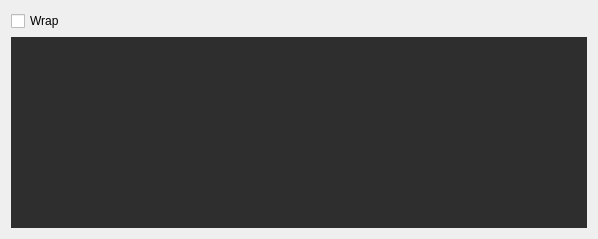
<?xml version="1.0" encoding="UTF-8"?>
<ui version="4.0">
 <class>RdvRequests</class>
 <widget class="QDialog" name="RdvRequests">
  <property name="geometry">
   <rect>
    <x>0</x>
    <y>0</y>
    <width>598</width>
    <height>239</height>
   </rect>
  </property>
  <property name="windowTitle">
   <string>RDV requests</string>
  </property>
  <property name="windowIcon">
   <iconset>
    <normaloff>icons/rdv_ingo.png</normaloff>icons/rdv_ingo.png</iconset>
  </property>
  <layout class="QGridLayout" name="gridLayout">
   <item row="0" column="0">
    <widget class="QCheckBox" name="chbx_wrap">
     <property name="text">
      <string>Wrap</string>
     </property>
    </widget>
   </item>
   <item row="1" column="0">
    <widget class="QPlainTextEdit" name="txt_input_field">
     <property name="styleSheet">
      <string notr="true">QPlainTextEdit {
    border: none;  /* Убираем рамки */
    outline: none; /* Убираем синие линии при фокусе */
    background-color: #2E2E2E; /* Темный фон */
    color: #C5C5C5; /* Цвет текста */
}

/* Стиль для вертикальной полосы прокрутки */
QScrollBar:vertical {
    border: none;
    background-color: #2E2E2E;  /* Цвет фона */
    width: 10px;                /* Ширина полосы прокрутки */
    margin: 0px 0px 0px 0px;
}

QScrollBar::handle:vertical {
    background-color: #5E5E5E;  /* Цвет ползунка */
    min-height: 10px;
    border-radius: 5px;         /* Закругление углов ползунка */
}

QScrollBar::add-line:vertical,
QScrollBar::sub-line:vertical {
    background-color: #4A4A4A;  /* Цвет кнопок вверх и вниз */
    height: 15px;
    subcontrol-origin: margin;
    subcontrol-position: top;
    border-radius: 4px;         /* Закругление углов кнопок */
}

QScrollBar::add-line:vertical:hover,
QScrollBar::sub-line:vertical:hover {
    background-color: #6E6E6E;  /* Цвет кнопок при наведении */
}

QScrollBar::add-page:vertical,
QScrollBar::sub-page:vertical {
    background-color: #2E2E2E;  /* Фон при пустом пространстве полосы прокрутки */
}

/* Стиль для горизонтальной полосы прокрутки */
QScrollBar:horizontal {
    border: none;
    background-color: #2E2E2E;  /* Цвет фона */
    height: 10px;               /* Высота горизонтальной полосы прокрутки */
    margin: 0px 0px 0px 0px;
}

QScrollBar::handle:horizontal {
    background-color: #5E5E5E;  /* Цвет ползунка */
    min-width: 10px;
    border-radius: 5px;         /* Закругление углов ползунка */
}

QScrollBar::add-line:horizontal,
QScrollBar::sub-line:horizontal {
    background-color: #4A4A4A;  /* Цвет кнопок влево и вправо */
    width: 15px;
    subcontrol-origin: margin;
    subcontrol-position: left;
    border-radius: 4px;         /* Закругление углов кнопок */
}

QScrollBar::add-line:horizontal:hover,
QScrollBar::sub-line:horizontal:hover {
    background-color: #6E6E6E;  /* Цвет кнопок при наведении */
}

QScrollBar::add-page:horizontal,
QScrollBar::sub-page:horizontal {
    background-color: #2E2E2E;  /* Фон при пустом пространстве полосы прокрутки */
}
</string>
     </property>
     <property name="plainText">
      <string/>
     </property>
     <property name="placeholderText">
      <string>Хранить можно здесь предыдущие запуски и тд</string>
     </property>
    </widget>
   </item>
  </layout>
 </widget>
 <resources/>
 <connections/>
</ui>
